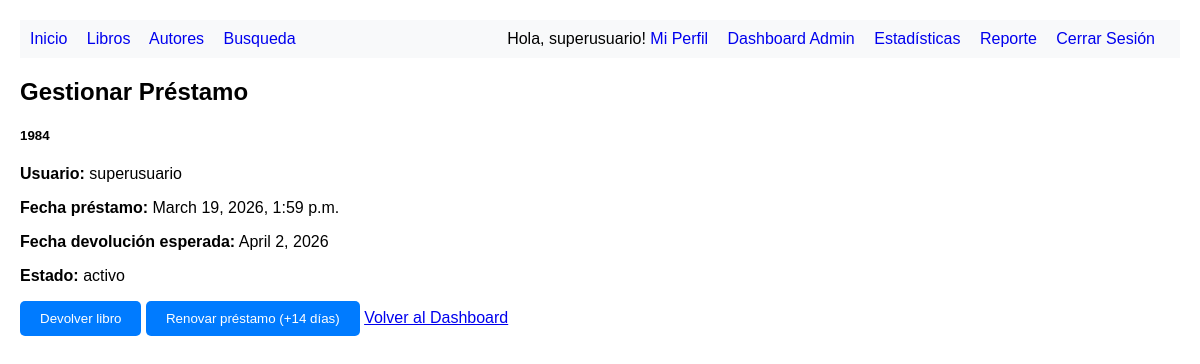
Page /gestionar-prestamo/5/ (signed in) on the committed database.
### biblioteca/models.py (models this page shows, shortened)
class Prestamo(models.Model):
    ESTADOS = [
    ('activo', 'Activo'),
    ('devuelto', 'Devuelto'),
    ('vencido', 'Vencido'),
    ]
    usuario = models.ForeignKey(User, on_delete=models.CASCADE, related_name='prestamos')
    libro = models.ForeignKey(Libro, on_delete=models.CASCADE, related_name='prestamos')
    fecha_prestamo = models.DateTimeField(auto_now_add=True)
    fecha_devolucion_esperada = models.DateField()
    fecha_devolucion_real = models.DateTimeField(null=True, blank=True)
    estado = models.CharField(max_length=10, choices=ESTADOS, default='activo')
    class Meta:
        verbose_name = "Préstamo"
        verbose_name_plural = "Préstamos"
        ordering = ['-fecha_prestamo']

class Libro(models.Model):
    GENEROS = [
    ('ficcion', 'Ficción'),
    ('no_ficcion', 'No Ficción'),
    ('ciencia', 'Ciencia'),
    ('historia', 'Historia'),
    ('biografia', 'Biografía'),
    ('tecnologia', 'Tecnología'),
    ]
    titulo = models.CharField(max_length=200)
    autor = models.ForeignKey(Autor, on_delete=models.CASCADE, related_name='libros')
    isbn = models.CharField(max_length=13, unique=True, help_text="Código ISBN de 13 dígitos")
    fecha_publicacion = models.DateField()
    genero = models.CharField(max_length=20, choices=GENEROS, default='ficcion')
    paginas = models.PositiveIntegerField()
    descripcion = models.TextField(blank=True)
    disponible = models.BooleanField(default=True)
    fecha_agregado = models.DateTimeField(auto_now_add=True)
    class Meta:
        verbose_name = "Libro"
        verbose_name_plural = "Libros"
        ordering = ['-fecha_agregado']

### biblioteca/views.py (the view, shortened to what this page needs)
# urls.py: path('gestionar-prestamo/<int:prestamo_id>/', views.gestionar_prestamo, name='gestionar_prestamo'),
@staff_member_required
def gestionar_prestamo(request, prestamo_id):
    try:
        prestamo = Prestamo.objects.get(id=prestamo_id)
        context = {'prestamo': prestamo}
        return render(request, 'biblioteca/gestionar_prestamo.html', context)
    except Prestamo.DoesNotExist:
        messages.error(request, 'Préstamo no encontrado')
        return redirect('biblioteca:dashboard_admin')

### biblioteca/templates/biblioteca/gestionar_prestamo.html (shortened to what this page needs)
{% extends 'biblioteca/base.html' %}
{% block content %}
<div class="container mt-4">
    <h2>Gestionar Préstamo</h2>
    <div class="card">
        <div class="card-body">
            <h5 class="card-title">{{ prestamo.libro.titulo }}</h5>
            <p><strong>Usuario:</strong> {{ prestamo.usuario.username }}</p>
            <p><strong>Fecha préstamo:</strong> {{ prestamo.fecha_prestamo }}</p>
            <p><strong>Fecha devolución esperada:</strong> {{ prestamo.fecha_devolucion_esperada }}</p>
            <p><strong>Estado:</strong> {{ prestamo.estado }}</p>
        </div>
    </div>
    <form method="post" class="mt-3">
        <button type="submit" name="accion" value="devolver" class="btn btn-success">
            Devolver libro
        </button>
        <button type="submit" name="accion" value="renovar" class="btn btn-warning">
            Renovar préstamo (+14 días)
        </button>
        <a href="{% url 'biblioteca:dashboard_admin' %}" class="btn btn-secondary">Volver al Dashboard</a>
    </form>
</div>
{% endblock %}

### biblioteca/templates/biblioteca/base.html (shortened to what this page needs)
<!DOCTYPE html> <html lang="es">
<head>
</head>
<body>
<nav class="navbar">
{% if user.is_authenticated %}
<a href="{% url 'biblioteca:inicio' %}">Inicio</a>
<a href="{% url 'biblioteca:lista_libros' %}">Libros</a>
<a href="{% url 'biblioteca:lista_autores' %}">Autores</a>
<a href="{% url 'biblioteca:busqueda' %}">Busqueda</a>
<span style="float: right;">
Hola, {{ user.first_name|default:user.username }}!
<a href="{% url 'biblioteca:perfil' %}">Mi Perfil</a>
    {% if request.user.is_superuser %}
        <a class="nav-link" href="{% url 'biblioteca:dashboard_admin' %}">Dashboard Admin</a>
        <a class="nav-link" href="{% url 'biblioteca:estadisticas' %}">Estadísticas</a>
        <a class="nav-link" href="{% url 'biblioteca:reporte_prestamos' %}">Reporte</a>
    {% else %}
        <a href="{% url 'biblioteca:mis_prestamos' %}">Mis Préstamos</a>
        <a class="nav-link" href="{% url 'biblioteca:recomendaciones' %}">Recomendaciones</a>
    {% endif %}
<a href="{% url 'biblioteca:logout' %}">Cerrar Sesión</a>
</span>
{% else %}
<span style="float: right;">
<a href="{% url 'biblioteca:login' %}">Iniciar Sesión</a>
<a href="{% url 'biblioteca:registro' %}">Registrarse</a>
</span>
{% endif %}
</nav>
<main>
{% block content %}
{% endblock %}
</main>
</body>
</html>

### biblioteca/templates/biblioteca/base.html (style rules this page uses)
body { font-family: Arial, sans-serif; margin: 20px; }
.navbar { background-color: #f8f9fa; padding: 10px; margin-bottom: 20px; }
.navbar a { margin-right: 15px; text-decoration: none; }
button { background-color: #007bff;color: white;padding: 10px 20px;border: none;border-radius: 5px;cursor: pointer;transition: background-color 0.3s ease; }

### rows in the picture
Prestamo: libro.titulo "1984", usuario.username "superusuario", fecha_prestamo "March 19, 2026, 1:59 p.m.", fecha_devolucion_esperada "April 2, 2026", estado "activo"

### other values in the picture
{{ user.first_name|default:user.username }} "superusuario"
